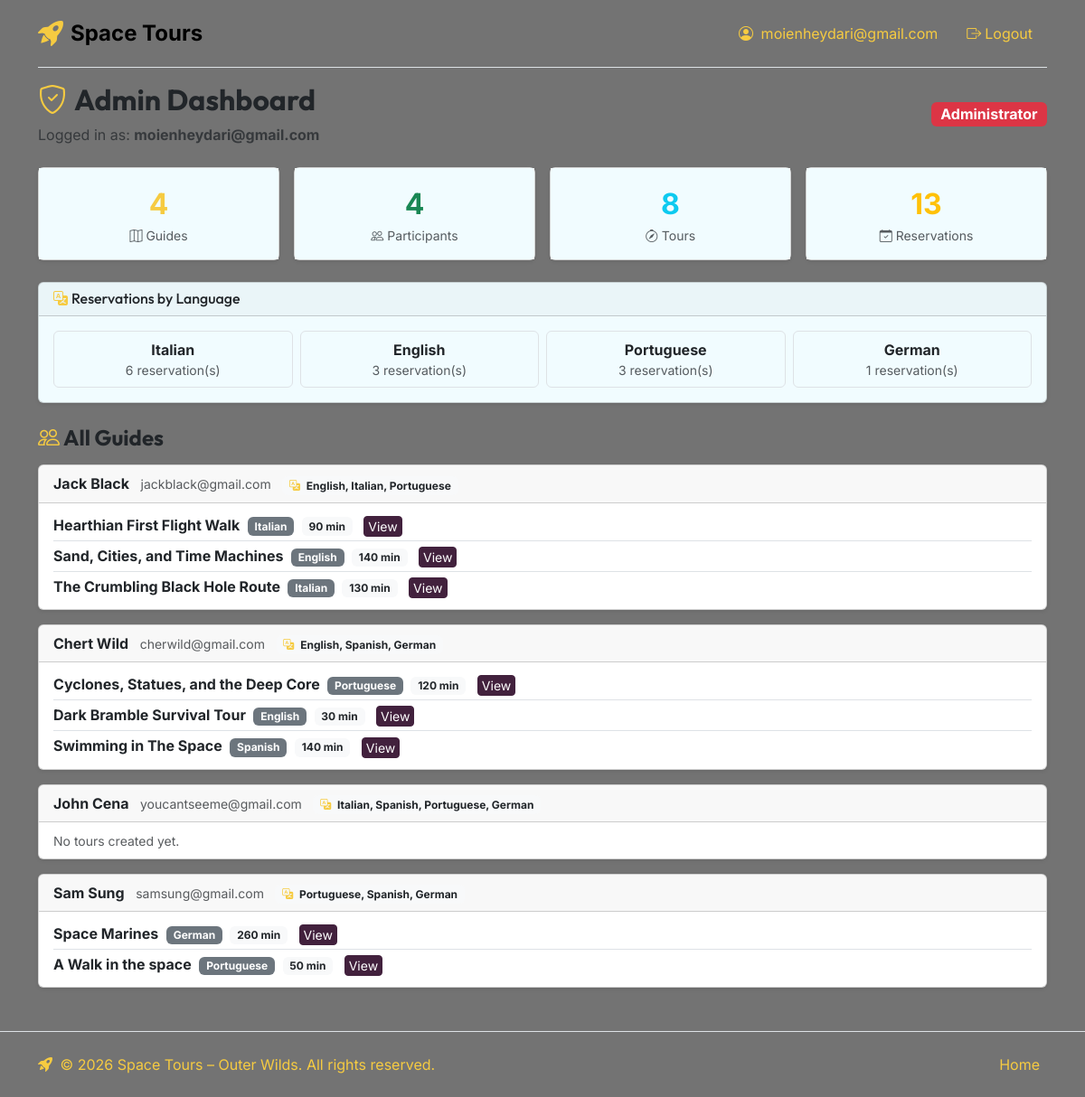
Screenshot of /profile (signed in) with the database file from the repository.
### tables this page shows
CREATE TABLE "Admins" (
	"id"	INTEGER NOT NULL UNIQUE,
	"username"	TEXT NOT NULL UNIQUE,
	"password"	TEXT NOT NULL,
	PRIMARY KEY("id" AUTOINCREMENT)
);

CREATE TABLE "Guides" (
	"id"	INTEGER NOT NULL UNIQUE,
	"first_name"	TEXT NOT NULL,
	"last_name"	TEXT NOT NULL,
	"email"	TEXT NOT NULL UNIQUE,
	"languages"	TEXT NOT NULL,
	"password"	TEXT NOT NULL,
	"profile_img_address"	TEXT,
	PRIMARY KEY("id")
);

CREATE TABLE "Tours" (
	"id"	INTEGER NOT NULL UNIQUE,
	"title"	TEXT NOT NULL,
	"guide_id"	INTEGER NOT NULL,
	"schedule"	TEXT NOT NULL,
	"meetpoint_place_id"	INTEGER NOT NULL,
	"duration"	INTEGER NOT NULL,
	"language"	TEXT NOT NULL,
	"max_part_count"	INTEGER NOT NULL,
	"description"	TEXT NOT NULL,
	"photo_1_address"	TEXT NOT NULL,
	"photo_2_address"	TEXT NOT NULL,
	"photo_3_address"	TEXT NOT NULL,
	"photo_4_address"	TEXT NOT NULL,
	"photo_5_address"	TEXT NOT NULL,
	PRIMARY KEY("id" AUTOINCREMENT)
);

### app.py (the view, shortened to what this page needs)
@app.route('/profile')
@login_required
def profile():
    if current_user.user_type == 'participant':
        _, pid = current_user.id.split('_', 1)
        reservations = ops.get_participant_profile_data(pid)
        reservations.sort(key=lambda r: (r['reserved_tour']['date'], r['reserved_tour']['time']))
        return render_template('profile.html', reservations=reservations)
    elif current_user.user_type == 'admin':
        stats, guides_with_tours = ops.get_admin_profile_data()
        return render_template('profile.html', stats=stats, guides=guides_with_tours)
    return redirect(url_for('home'))

### app.py (called while the page is built)
def _patched_connect(database, *args, **kwargs):
    if database == "database/space_tours.db":
        db_dir = os.path.dirname(os.path.abspath(__file__))
        database = os.path.join(db_dir, "database", "space_tours.db")
    return _original_connect(database, *args, **kwargs)

@login_manager.user_loader
def load_user(user_id):
    return ops.get_user_by_prefixed_id(user_id)

### database/admins_dao.py (called while the page is built)
def get_admin_by_id(admin_id):
    try:
        conn = sqlite3.connect("database/space_tours.db")
        conn.row_factory = sqlite3.Row
        cursor = conn.cursor()
        query = "SELECT id, username, password FROM Admins WHERE id = ?"
        cursor.execute(query, (admin_id,))
        row = cursor.fetchone()
        cursor.close()
        conn.close()
        return row
    except sqlite3.Error as e:
        print(f"Database error: {e}")
        return None

### database/guides_dao.py (called while the page is built)
def get_all_guides():
    try:
        conn = sqlite3.connect("database/space_tours.db")
        conn.row_factory = sqlite3.Row
        cursor = conn.cursor()
        query = "SELECT id, first_name, last_name, email, password, languages, profile_img_address FROM Guides"
        cursor.execute(query)
        rows = cursor.fetchall()
        cursor.close()
        conn.close()
        return rows
    except sqlite3.Error as e:
        print(f"Database error: {e}")
        return []

### database/participants_dao.py (called while the page is built)
def get_all_participants():
    try:
        conn = sqlite3.connect("database/space_tours.db")
        conn.row_factory = sqlite3.Row
        cursor = conn.cursor()
        query = "SELECT id, first_name, last_name, email FROM Participants"
        cursor.execute(query)
        rows = cursor.fetchall()
        cursor.close()
        conn.close()
        return rows
    except sqlite3.Error as e:
        print(f"Database error: {e}")
        return []

### database/reservations_dao.py (called while the page is built)
def get_reservations_by_reserved_tour(reserved_tour_id):
    try:
        conn = sqlite3.connect("database/space_tours.db")
        conn.row_factory = sqlite3.Row
        cursor = conn.cursor()
        query = """SELECT id, participant_id, reserved_tour_id, person_count, addit_person_1,
                   addit_person_2, addit_person_3 FROM Reservations WHERE reserved_tour_id = ?"""
        cursor.execute(query, (reserved_tour_id,))
        rows = cursor.fetchall()
        cursor.close()
        conn.close()
        return rows
    except sqlite3.Error as e:
        print(f"Database error: {e}")
        return []

### templates/profile.html (shortened to what this page needs)
{% extends 'base.html' %}
{% block content %}
{% if current_user.user_type == 'participant' %}
<header class="d-flex justify-content-between align-items-center mb-4">
  <div>
    <h2><i class="bi bi-person-circle me-2 text-primary"></i>{{ current_user.first_name }} {{ current_user.last_name }}
    </h2>
    <p class="text-muted mb-0 text-primary"><i class="bi bi-envelope me-1 text-primary"></i>{{ current_user.email }}</p>
  </div>
  <span class="badge bg-primary fs-6">Participant</span>
</header>
<h4 class="mb-3 fw-bold"><i class="bi bi-calendar-check me-1 text-primary"></i>My Reservations</h4>
{% if reservations %}
{% for item in reservations|reverse %}
<article class="card mb-3 shadow-sm border-0">
  <div class="card-body {{ 'bg-grey-color' if item.is_past else 'bg-silver-color' }}">
    <div class="row align-items-center ">
      <div class="col-12 col-md-8">
        <h5 class="card-title mb-1">
          {{ item.tour.title }}
          {% if item.is_past %}
          <span class="badge bg-purple-color text-white border ms-2 mt-1 fw-normal"
            style="font-size: 0.8rem;">Past</span>
          {% endif %}
        </h5>
        <p class="mb-1">
          <i class="bi bi-calendar me-1 text-primary"></i>
          <strong>{{ item.reserved_tour.date }}</strong> at <strong>{{ item.reserved_tour.time }}</strong>
        </p>
        <p class="mb-1">
          <i class="bi bi-geo-alt me-1 text-success"></i>
          Meeting point: <strong>{{ item.meetpoint_name }}</strong>
        </p>
        <p class="mb-1">
          <i class="bi bi-people me-1 text-info"></i>
          Party size: <strong>{{ item.reservation.person_count }}</strong> person(s)
        </p>
        {% if item.reservation.addit_person_1 %}
        <p class="mb-0 small text-muted">
          Additional:
          {{ item.reservation.addit_person_1 }}
          {% if item.reservation.addit_person_2 %}, {{ item.reservation.addit_person_2 }}{% endif %}
          {% if item.reservation.addit_person_3 %}, {{ item.reservation.addit_person_3 }}{% endif %}
        </p>
        {% endif %}
      </div>
      <div class="col-12 col-md-4 text-md-end mt-3 mt-md-0">
        {% if item.is_past %}
        <span class="badge bg-secondary">
          <i class="bi bi-calendar-x me-1"></i>Past Reservation
        </span>
        {% elif item.can_cancel %}
        <form action="{{ url_for('cancel_reservation', reservation_id=item.reservation.id) }}" method="post">
          <button type="submit" class="btn btn-outline-danger btn-sm"
            onclick="return confirm('Cancel this reservation?')">
            <i class="bi bi-x-circle me-1"></i>Cancel
          </button>
        </form>
        {% else %}
        <span class="badge bg-secondary">
          <i class="bi bi-lock me-1"></i>Cannot cancel (within 24 h)
        </span>
        {% endif %}
      </div>
    </div>
  </div>
</article>
{% endfor %}
{% else %}
<div class="alert alert-info">
  <i class="bi bi-info-circle me-1"></i>
  You have no reservations yet.
  <a href="{{ url_for('home') }}#tours-anchor" class="alert-link">Browse tours</a>
</div>
{% endif %}
{% elif current_user.user_type == 'admin' %}
<header class="d-flex justify-content-between align-items-center mb-4">
  <div>
    <h2 class="fw-bold"><i class="bi bi-shield-check me-2 text-primary"></i>Admin Dashboard</h2>
    <p class="text-muted mb-0">Logged in as: <strong>{{ current_user.username }}</strong></p>
  </div>
  <span class="badge bg-danger fs-6">Administrator</span>
</header>
<section class="row g-3 mb-4" aria-label="Platform Statistics">
  <div class="col-6 col-md-3">
    <article class="card text-center shadow-sm">
      <div class="card-body bg-silver-color">
        <div class="fs-2 text-primary fw-bold">{{ stats.total_guides }}</div>
        <div class="text-muted small"><i class="bi bi-map me-1"></i>Guides</div>
      </div>
    </article>
  </div>
  <div class="col-6 col-md-3">
    <article class="card text-center shadow-sm">
      <div class="card-body bg-silver-color">
        <div class="fs-2 text-success fw-bold">{{ stats.total_participants }}</div>
        <div class="text-muted small"><i class="bi bi-people me-1"></i>Participants</div>
      </div>
    </article>
  </div>
  <div class="col-6 col-md-3">
    <article class="card text-center shadow-sm">
      <div class="card-body bg-silver-color">
        <div class="fs-2 text-info fw-bold">{{ stats.total_tours }}</div>
        <div class="text-muted small"><i class="bi bi-compass me-1"></i>Tours</div>
      </div>
    </article>
  </div>
  <div class="col-6 col-md-3">
    <article class="card text-center shadow-sm">
      <div class="card-body bg-silver-color">
        <div class="fs-2 text-warning fw-bold">{{ stats.total_reservations }}</div>
        <div class="text-muted small"><i class="bi bi-calendar-check me-1"></i>Reservations</div>
      </div>
    </article>
  </div>
</section>
<section class="card mb-4 shadow-sm bg-silver-color" aria-labelledby="lang-stats-title">
  <div class="card-header">
    <h6 class="mb-0" id="lang-stats-title"><i class="bi bi-translate me-1 text-primary"></i>Reservations by Language</h6>
  </div>
  <div class="card-body">
    <div class="row g-2">
      {% for lang, count in stats.lang_stats.items() %}
      <div class="col-6 col-md-4 col-lg-3">
        <div class="border rounded p-2 text-center">
          <div class="fw-bold">{{ lang }}</div>
          <div class="text-muted small">{{ count }} reservation(s)</div>
        </div>
      </div>
      {% endfor %}
    </div>
  </div>
</section>
<h4 class="mb-3 fw-bold"><i class="bi bi-people me-1 text-primary"></i>All Guides</h4>
{% for guide in guides %}
<article class="card mb-3 shadow-sm">
  <div class="card-header">
    <strong>{{ guide.first_name }} {{ guide.last_name }}</strong>
    <span class="text-muted ms-2 small">{{ guide.email }}</span>
    <span class="badge bg-light text-dark ms-2">
      <i class="bi bi-translate me-1 text-primary"></i>
      {%for lan in guide.languages %}
      {{lan + ', ' if lan != guide.languages[-1] else lan}}
      {%endfor%}
    </span>
  </div>
  <div class="card-body py-2">
    {% if guide.tours %}
    <ul class="list-group list-group-flush">
      {% for t in guide.tours %}
      <li class="list-group-item px-0 py-1">
        <strong>{{ t.title }}</strong>
        <span class="badge bg-secondary ms-1">{{ t.language }}</span>
        <span class="badge bg-light text-dark ms-1">{{ t.duration }} min</span>
        <a href="{{ url_for('tour_detail', tour_id=t.id) }}"
          class="ms-2 small btn btn-sm btn-primary py-0 px-1">View</a>
      </li>
      {% endfor %}
    </ul>
    {% else %}
    <span class="text-muted small">No tours created yet.</span>
    {% endif %}
  </div>
</article>
{% endfor %}
{% endif %}
{% endblock %}

### templates/base.html (shortened to what this page needs)
<!DOCTYPE html>
<html lang="en">
<head>
  <link href="https://cdn.jsdelivr.net/npm/bootstrap@5.3.8/dist/css/bootstrap.min.css" rel="stylesheet"
>
  <link rel="stylesheet" href="https://cdn.jsdelivr.net/npm/bootstrap-icons@1.13.1/font/bootstrap-icons.min.css">
  <link rel="stylesheet" href="{{ url_for('static', filename='styles/styles.css') }}">
</head>
{% if current_user.is_authenticated and current_user.user_type == 'guide' %}
{% set bg_class = 'bg-guide' %}
{% elif current_user.is_authenticated and current_user.user_type == 'participant' %}
{% set bg_class = 'bg-participant' %}
{% elif current_user.is_authenticated and current_user.user_type == 'admin' %}
{% set bg_class = 'bg-admin' %}
{% else %}
{% set bg_class = 'bg-guest' %}
{% endif %}
<body class="d-flex flex-column min-vh-100 page-bg {{ bg_class }}"">
  <div class=" d-flex flex-column min-vh-100 page-overlay">
  <div class="container">
    <header class="d-flex flex-wrap justify-content-between align-items-center py-3 mb-3 border-bottom">
      <a href="{{ url_for('home') }}" class="d-flex align-items-center text-decoration-none link-body-emphasis">
        <i class="bi bi-rocket-takeoff-fill fs-3 me-2 text-primary"></i>
        <span class="fs-4 fw-bold">Space Tours</span>
      </a>
      <nav aria-label="Main Navigation">
        <ul class="nav nav-pills">
          {% if not current_user.is_authenticated %}
          <li class="nav-item">
            <a href="{{ url_for('login') }}" class="nav-link text-primary" id="nav-login">
              <i class="bi bi-box-arrow-in-right me-1 text-primary"></i>Login
            </a>
          </li>
          <li class="nav-item">
            <a href="{{ url_for('register') }}" class="nav-link text-primary" id="nav-register">
              <i class="bi bi-person-plus me-1 text-primary"></i>Register
            </a>
          </li>
          {% else %}
          <li class="nav-item">
            <a href="{{ url_for('profile') }}" class="nav-link text-primary" id="nav-profile">
              <i class="bi bi-person-circle me-1 text-primary"></i>
              {% if current_user.user_type == 'admin' %}
              {{ current_user.username }}
              {% else %}
              {{ current_user.first_name }} {{ current_user.last_name }}
              {% endif %}
            </a>
          </li>
          <li class="nav-item">
            <a href="{{ url_for('logout') }}" class="nav-link text-primary" id="nav-logout">
              <i class="bi bi-box-arrow-right me-1 text-primary"></i>Logout
            </a>
          </li>
          {% endif %}
        </ul>
      </nav>
    </header>
    <main class="mb-5">
      {% block content %}{% endblock %}
    </main>
  </div>
  <footer class="mt-auto border-top">
    <div class="container py-3">
      <div class="row align-items-center">
        <div class="col-12 col-md-6 mb-2 mb-md-0">
          <span class="text-primary">
            <i class="bi bi-rocket-takeoff-fill me-1 text-primary"></i>
            © 2026 Space Tours – Outer Wilds. All rights reserved.
          </span>
        </div>
        <div class="col-12 col-md-6">
          <ul class="nav justify-content-md-end justify-content-start">
            <li class="nav-item">
              <a href="{{ url_for('home') }}" class="nav-link px-2 text-primary">Home</a>
            </li>
          </ul>
        </div>
      </div>
    </div>
  </footer>
  </div>
</body>
</html>

### static/styles/styles.css (style rules this page uses)
html { scroll-behavior: smooth; }
body { font-family: 'Inter', sans-serif; }
h1, h2, h3, h4, h5, h6 { font-family: 'Outfit', sans-serif; }
:root { --bs-primary: #D4AF37; --bs-primary-rgb: 212, 175, 55; --bs-link-color: #D4AF37; --bs-link-hover-color: #bfa030; }
.bg-silver-color { background-color: #f1fcff !important; }
.text-primary { color: #f6cb41 !important; }
.btn-primary { border-color: #42213D !important; background-color: #42213D !important; color: #ffffff !important; transition: all 0.2s ease-in-out; }
.page-bg { background-color: black; background-size: cover; background-attachment: fixed; background-position: center; }
.bg-admin { background-image: url('../images/backgrounds/admin_background.png'); }
.page-overlay { background-color: rgba(255, 255, 255, 0.45); }

### rows the page displays
Admins: username "moienheydari@gmail.com"
Guides: first_name "Jack", last_name "Black", email "jackblack@gmail.com", languages "English," "Italian," "Portuguese"
Tours: title "Hearthian First Flight Walk", language "Italian", duration "90"
Tours: title "Sand, Cities, and Time Machines", language "English", duration "140"
Tours: title "The Crumbling Black Hole Route", language "Italian", duration "130"
Guides: first_name "Chert", last_name "Wild", email "cherwild@gmail.com", languages "English," "Spanish," "German"
Tours: title "Cyclones, Statues, and the Deep Core", language "Portuguese", duration "120"
Tours: title "Dark Bramble Survival Tour", language "English", duration "30"
Tours: title "Swimming in The Space", language "Spanish", duration "140"
Guides: first_name "John", last_name "Cena", email "youcantseeme@gmail.com", languages "Italian," "Spanish," "Portuguese," "German", shows "No tours created yet."
Guides: first_name "Sam", last_name "Sung", email "samsung@gmail.com", languages "Portuguese," "Spanish," "German"
Tours: title "Space Marines", language "German", duration "260"
Tours: title "A Walk in the space", language "Portuguese", duration "50"

### other values shown
{{ stats.total_guides }} "4"
{{ stats.total_participants }} "4"
{{ stats.total_tours }} "8"
{{ stats.total_reservations }} "13"
{{ lang }} "Italian" "English" "Portuguese" "German"
{{ count }} "6" "3" "3" "1"
